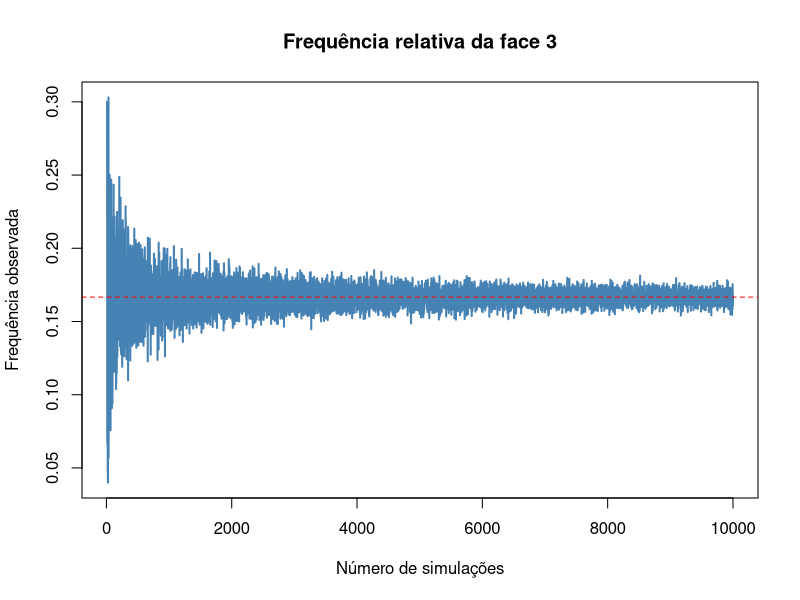

The R source for this figure:
## ---- chunk 1
set.seed(123)  # para reprodutibilidade

N <- seq(10, 1e4)     
Omega <- 1:6          

freq_face3 <- function(n) {
  mean(sample(Omega, n, replace = TRUE) == 3)
}

f_n <- sapply(N, freq_face3)

plot(N, f_n, type = "l", lwd = 2, col = "steelblue",
     main = "Frequência relativa da face 3",
     xlab = "Número de simulações",
     ylab = "Frequência observada")
abline(h = 1/6, col = "red", lty = 2)  

